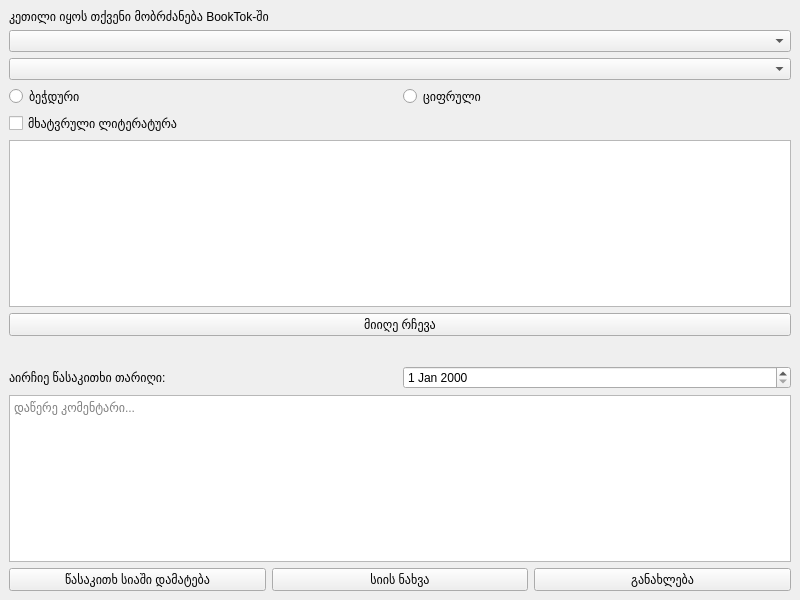
<?xml version="1.0" encoding="UTF-8"?>
<ui version="4.0">
 <class>MainWindow</class>
 <widget class="QMainWindow" name="MainWindow">
  <property name="geometry">
   <rect>
    <x>0</x>
    <y>0</y>
    <width>800</width>
    <height>600</height>
   </rect>
  </property>
  <property name="windowTitle">
   <string>BookTok აპი</string>
  </property>
  <widget class="QWidget" name="centralwidget">
   <layout class="QVBoxLayout" name="verticalLayout">
    <item>
     <widget class="QLabel" name="welcomeLabel">
      <property name="text">
       <string>კეთილი იყოს თქვენი მობრძანება BookTok-ში</string>
      </property>
     </widget>
    </item>
    <item>
     <widget class="QComboBox" name="genreComboBox1"/>
    </item>
    <item>
     <widget class="QComboBox" name="genreComboBox2"/>
    </item>
    <item>
     <layout class="QHBoxLayout" name="formatLayout">
      <item>
       <widget class="QRadioButton" name="printRadioButton">
        <property name="text">
         <string>ბეჭდური</string>
        </property>
       </widget>
      </item>
      <item>
       <widget class="QRadioButton" name="digitalRadioButton">
        <property name="text">
         <string>ციფრული</string>
        </property>
       </widget>
      </item>
     </layout>
    </item>
    <item>
     <widget class="QCheckBox" name="fictionCheckBox">
      <property name="text">
       <string>მხატვრული ლიტერატურა</string>
      </property>
     </widget>
    </item>
    <item>
     <widget class="QListWidget" name="selectionList"/>
    </item>
    <item>
     <widget class="QPushButton" name="recommendButton">
      <property name="text">
       <string>მიიღე რჩევა</string>
      </property>
     </widget>
    </item>
    <item>
     <widget class="QWidget" name="recommendationWidget">
      <layout class="QVBoxLayout" name="recommendationLayout"/>
     </widget>
    </item>
    <item>
     <layout class="QHBoxLayout" name="dateLayout">
      <item>
       <widget class="QLabel" name="dateLabel">
        <property name="text">
         <string>აირჩიე წასაკითხი თარიღი:</string>
        </property>
       </widget>
      </item>
      <item>
       <widget class="QDateEdit" name="readingDateEdit"/>
      </item>
     </layout>
    </item>
    <item>
     <widget class="QTextEdit" name="commentEdit">
      <property name="placeholderText">
       <string>დაწერე კომენტარი...</string>
      </property>
     </widget>
    </item>
    <item>
     <layout class="QHBoxLayout" name="buttonLayout">
      <item>
       <widget class="QPushButton" name="addToListButton">
        <property name="text">
         <string>წასაკითხ სიაში დამატება</string>
        </property>
       </widget>
      </item>
      <item>
       <widget class="QPushButton" name="viewListButton">
        <property name="text">
         <string>სიის ნახვა</string>
        </property>
       </widget>
      </item>
      <item>
       <widget class="QPushButton" name="restartButton">
        <property name="text">
         <string>განახლება</string>
        </property>
       </widget>
      </item>
     </layout>
    </item>
   </layout>
  </widget>
 </widget>
 <resources/>
 <connections/>
</ui>
